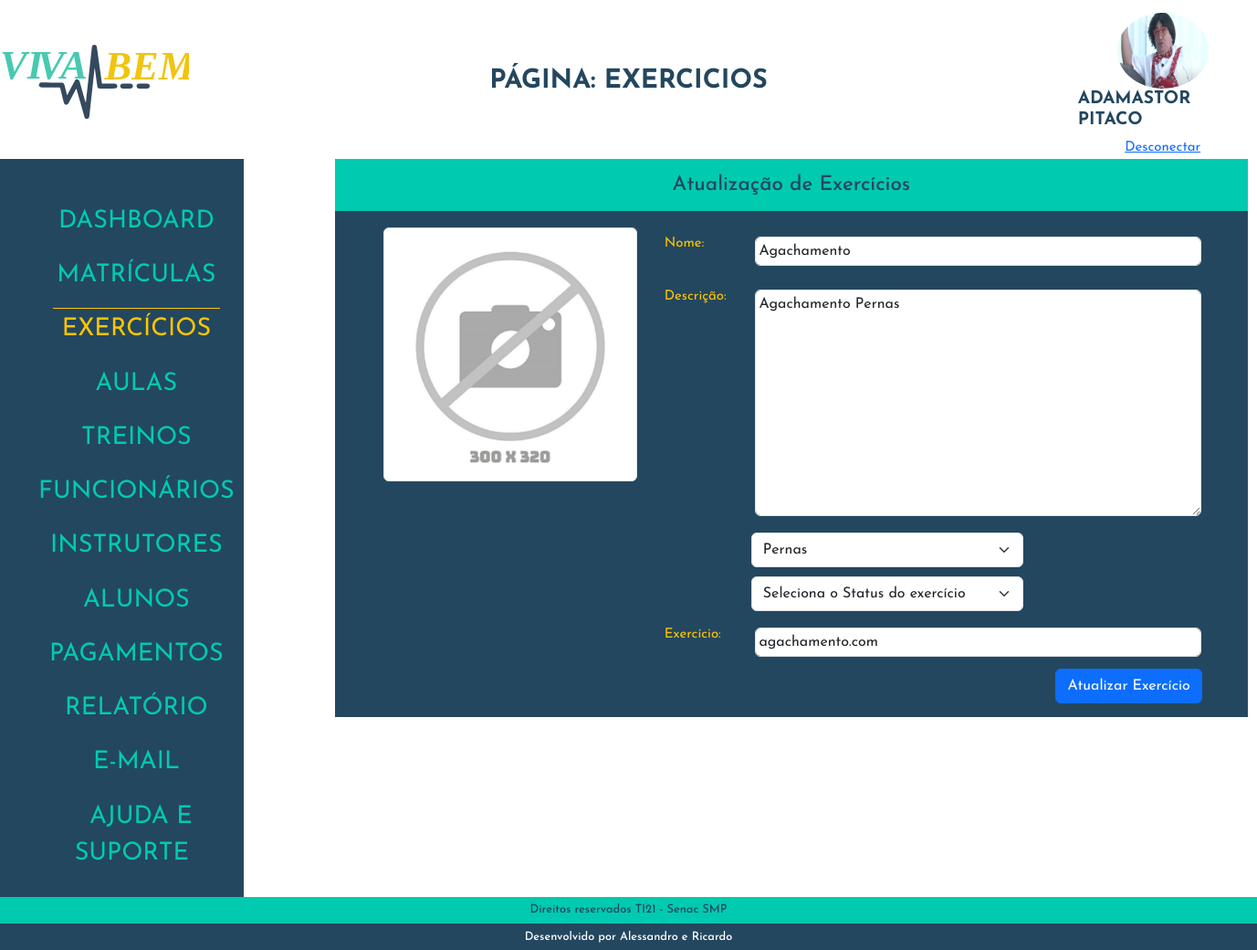
The app's page /admin/index.php?p=exercicios&e=atualizar&id=2 (signed in) with its own data.
### tables this page shows
CREATE TABLE `tblfuncionarios` (
  `idFuncionario` int(11) NOT NULL,
  `nomeFuncionario` varchar(50) NOT NULL,
  `altFuncionario` varchar(50) NOT NULL,
  `dataNascFuncionario` date NOT NULL,
  `cargoFuncionario` varchar(20) NOT NULL,
  `especialidadeFuncionario` varchar(20) NOT NULL,
  `emailFuncionario` varchar(80) DEFAULT NULL,
  `senhaFuncionario` varchar(20) NOT NULL,
  `nivelFuncionario` varchar(15) NOT NULL,
  `telefoneFuncionario` varchar(14) NOT NULL,
  `dataAdmissaoFuncionario` date NOT NULL,
  `statusFuncionario` varchar(10) NOT NULL,
  `fotoFuncionario` varchar(100) DEFAULT NULL,
  `linkFaceFuncionario` varchar(150) NOT NULL,
  `linkInstaFuncionario` varchar(150) NOT NULL,
  `linklinkedinFuncionario` varchar(150) NOT NULL,
  `linkWhatsFuncionario` varchar(150) NOT NULL
);

CREATE TABLE `tblexercicios` (
  `idExercicio` int(11) NOT NULL,
  `nomeExercicio` varchar(50) NOT NULL,
  `altExercicio` varchar(50) NOT NULL,
  `descricaoExercicio` varchar(30) NOT NULL,
  `grupoMuscularExercicio` varchar(30) NOT NULL,
  `statusExercicio` varchar(10) NOT NULL,
  `fotoExercicio` varchar(100) NOT NULL,
  `linkExercicio` varchar(150) NOT NULL
);

### admin/class/funcionario.php (called while the page is built, shortened)
<?php
class FuncionarioClass
{
    public $idFuncionario;
    public function __construct($id = false)
    {
        if ($id) {
            $this->idFuncionario = $id;
            $this->Carregar();
        }
    }
    public function Carregar()
    {
        $query = "SELECT * FROM  tblfuncionarios WHERE idFuncionario = " . $this->idFuncionario;
        $conn = Conexao::LigarConexao();
        $resultado = $conn->query($query);
        $lista = $resultado->fetchAll();
        foreach ($lista as $linha) {
            $this->nomeFuncionario = $linha['nomeFuncionario'];
            $this->fotoFuncionario = $linha['fotoFuncionario'];
        }
    }
   }

### admin/class/exercicios.php (called while the page is built, shortened)
<?php
class ExerciciosClass
{
    public $idExercicio;
    public function __construct($id = false)
    {
        if ($id) {
            $this->idExercicio = $id;
            $this->Carregar();
        }
    }
    public function Carregar()
    {
        $query = "SELECT * FROM  tblexercicios WHERE idExercicio = " . $this->idExercicio;
        $conn = Conexao::LigarConexao();
        $resultado = $conn->query($query);
        $lista = $resultado->fetchAll();
        foreach ($lista as $linha) {
            $this->nomeExercicio = $linha['nomeExercicio'];
            $this->grupoMuscularExercicio = $linha['grupoMuscularExercicio'];
            $this->descricaoExercicio = $linha['descricaoExercicio'];
            $this->linkExercicio = $linha['linkExercicio'];
        }
    }
}

### admin/index.php (the view, shortened to what this page needs)
<?php
if (isset($_SESSION['idAluno'])) {
    $id = $_SESSION['idAluno'];
    $tipoUsuario = 'aluno';
} elseif (isset($_SESSION['idFuncionario'])) {
    $tipoUsuario = 'funcionario';
} else {
    header("location: http://localhost/Projeto-Academia-Viva-Bem-Senac/admin/loginAdmin.php");
    exit;
}
$pagina = @$_GET['p'];
require_once('class/aluno.php');
require_once('class/funcionario.php');
if ($tipoUsuario === 'aluno') {
    $aluno = new AlunoClass($id);
    $usuario = $aluno;
} elseif ($tipoUsuario === 'funcionario') {
    $funcionario = new FuncionarioClass($id);
    $usuario = $funcionario;
}
?>
<!DOCTYPE html>
<html lang="pt-BR">
<head>
    <link rel="stylesheet" href="./css/reset.css">
    <link href="path/to/lightbox.css" rel="stylesheet" />
    <link href="https://cdn.jsdelivr.net/npm/bootstrap@5.3.2/dist/css/bootstrap.min.css" rel="stylesheet">
    <link rel="stylesheet" href="./css/estilo.css">
</head>
<body>
    <header class="topo">
        <h1>
            <img src="./img/logoVivaBem.svg" alt="Logo Viva Bem">
        </h1>
        <?php
        if ($pagina == '') {
            echo '<h2>Dashboard</h2>';
        } else {
            echo ('<h2>Página: ' . $pagina . '</h2>');
        }
        ?>
         <div class="identUser">
            <img src="../img/<?php echo $usuario->fotoAluno ?? $usuario->fotoFuncionario; ?>" alt="User">
            <h2><?php echo $usuario->nomeAluno ?? $usuario->nomeFuncionario; ?></h2>
            <a href="desconectar.php">Desconectar</a>
        </div>
    </header>
    <main>
        <div class="menu">
            <nav>
                <ul>
                    <li><a href="index.php?p=dashboard" class="<?php echo (($pagina == 'dashboard') ||  (@$pagina == '')) ? 'menuAtivo' : ''; ?>"> Dashboard </a></li>
                    <li><a href="index.php?p=matriculas" class="<?php echo ($pagina == 'matriculas') ? 'menuAtivo' : ''; ?>"> Matrículas </a></li>
                    <li><a href="index.php?p=exercicios" class="<?php echo ($pagina == 'exercicios') ? 'menuAtivo' : ''; ?>"> Exercícios </a></li>
                    <li><a href="index.php?p=aulas" class="<?php echo ($pagina == 'aulas') ? 'menuAtivo' : ''; ?>"> Aulas </a></li>
                    <li><a href="index.php?p=treino" class="<?php echo ($pagina == 'treino') ? 'menuAtivo' : ''; ?>"> Treinos </a></li>
                    <li><a href="index.php?p=funcionarios" class="<?php echo ($pagina == 'funcionarios') ? 'menuAtivo' : ''; ?>"> Funcionários </a></li>
                    <li><a href="index.php?p=instrutores" class="<?php echo ($pagina == 'instrutores') ? 'menuAtivo' : ''; ?>"> Instrutores </a></li>
                    <li><a href="index.php?p=aluno" class="<?php echo ($pagina == 'aluno') ? 'menuAtivo' : ''; ?>"> Alunos </a></li>
                    <li><a href="index.php?p=pagamento" class="<?php echo ($pagina == 'pagamento') ? 'menuAtivo' : ''; ?>"> Pagamentos </a></li>
                    <li><a href="index.php?p=relatorio" class="<?php echo ($pagina == 'relatorio') ? 'menuAtivo' : ''; ?>"> Relatório </a></li>
                    <li><a href="index.php?p=contato" class="<?php echo ($pagina == 'contato') ? 'menuAtivo' : ''; ?>"> E-mail </a></li>
                    <li><a href="index.php?p=ajuda" class="<?php echo ($pagina == 'ajuda') ? 'menuAtivo' : ''; ?>"> Ajuda e Suporte </a></li>
                </ul>
            </nav>
        </div>
        <div class="box">
            <?php
            switch ($pagina) {
                case 'exercicios':
                    require_once('exercicios/exercicios.php');
                    break;
            }
            ?>
        </div>
    </main>
    <footer class="rodape">
        <h2>Direitos reservados TI21 - Senac SMP</h2>
        <h2>Desenvolvido por Alessandro e Ricardo</h2>
    </footer>
</body>
</html>

### admin/exercicios/atualizar.php (shortened to what this page needs)
<?php
require_once("class/exercicios.php");
$exercicio = new ExerciciosClass($id);
?>
<h1 class="h1Geral"> Atualização de Exercícios</h1>
<div class="col-md-12">
    <form class="form-horizontal" action="index.php?p=exercicios&e=atualizar&id=<?php echo $exercicio->idExercicio ?> " method="POST" enctype="multipart/form-data">
        <div class="card-body">
            <div class="row">
                <div class="col-md-4">
                    <div class="form-group row">
                        <div class="img-dashboard">
                            <img src="img/sem-foto.jpg" class="img-thumbnail" alt="..." id="imgfoto">
                        </div>
                    </div>
                </div>
                <div class="col-md-8 form-dash">
                    <div class="form-group row">
                        <label for="nomeExercicio" class="col-sm-2 col-form-label">Nome:</label>
                        <div class="col-sm-10">
                            <input type="text" class="form-control" id="nomeExercicio" name="nomeExercicio" placeholder="Informe o nome do exercício:" value="<?php echo $exercicio->nomeExercicio; ?>">
                        </div>
                    </div>
                    <div class="form-group row">
                        <label for="descricaoExercicio" class="col-sm-2 col-form-label">Descrição:</label>
                        <div class="col-sm-10">
                            <textarea class="form-control" name="descricaoExercicio" id="descricaoExercicio" cols="30" rows="10" placeholder="Informe a descrição do exercício:"><?php echo $exercicio->descricaoExercicio; ?></textarea>
                        </div>
                    </div>
                    <div class="row">
                        <div class="form-group col-sm-6 offset-md-2">
                            <select class="form-select col-sm-2" aria-label="Default select example" id="grupoMuscularExercicio" name="grupoMuscularExercicio">
                                <option value="<?php echo $exercicio->nomeExercicio; ?>"><?php echo $exercicio->grupoMuscularExercicio; ?></option>
                            </select>
                        </div>
                        <div class="form-group col-sm-6 offset-md-2">
                            <select class="form-select col-sm-2" aria-label="Default select example" name="statusExercicio" >
                                <option selected="">Seleciona o Status do exercício</option>
                            </select>
                        </div>
                    </div>
                    <div class="form-group row">
                        <label for="linkExercicio" class="col-sm-2 col-form-label">Exercício:</label>
                        <div class="col-sm-10">
                            <input type="text" class="form-control" id="linkExercicio" name="linkExercicio" placeholder="Informe o Link Exercício:" value="<?php echo $exercicio->linkExercicio; ?>">
                        </div>
                    </div>
                    <div class="d-grid gap-2 d-md-flex justify-content-md-end">
                        <button type="submit" class="btn btn-primary">Atualizar Exercício</button>
                    </div>
                </div>
            </div>
        </div>
    </form>
</div>

### admin/css/estilo.css (style rules this page uses)
*, a, h1, h2, h3, h4 { font-family: 'Josefin Sans', sans-serif; font-size: 15px; }
body { display: flex; flex-direction: column; height: 100vh; width: 100%; }
.topo { display: flex; justify-content: space-between; margin-top: 1%; align-items: center; }
.topo h1 { text-align: center; width: 15%; }
.identUser { width: 100%; }
.identUser img { max-width: 100px; max-height: 90px; object-fit: cover; border-radius: 50%; }
.topo h2 { font-size: 1.8em; text-transform: uppercase; color: #23475f; font-weight: bold; }
.topo div { display: flex; flex-direction: column; align-items: center; width: 15%; }
.topo div img { width: 75%; }
.topo div h2 { margin-left: 5%; font-size: 1.2em; }
main { flex: 1; display: flex; }
.menu { background-color: #23475f; text-align: center; display: flex; }
.menu nav { margin-top: 15%; }
.menu nav ul li { padding: 4% 0; }
.menu nav ul li a { text-decoration: none; color: #00cab0; font-size: 1.8em; text-transform: uppercase; padding: 4% 10px; }
.menuAtivo { color: #ffc500 !important; border-top: solid 1px #ffc500; }
.box { margin: 0 100px; }
.rodape { text-align: center; }
.rodape h2 { font-size: .8em; margin-bottom: 0; }
.rodape h2:nth-child(1) { background: #00cab0; padding: .5% 0; color: #23475f; }
.rodape h2:nth-child(2) { background: #23475f; padding: .5% 0; color: #fff; }
form { display: flex; flex-direction: column; align-items: stretch; background: #23475f; width: 1000px; padding: 15px 50px; color: #ffc500; }
.form-control { padding: 3px; }
.col-sm-10 { padding: 10px; }
.form-group { padding: 3px; }
.col-sm-6 { padding: 5px; margin: 0px 105px; }
.h1Geral { text-align: center; color: #23475f; font-size: 1.5em; background: #00cab0; margin: 0; padding: 15px; }

### records on screen
tblfuncionarios: fotoFuncionario (picture), nomeFuncionario "ADAMASTOR PITACO"
tblexercicios: nomeExercicio "Agachamento", descricaoExercicio "Agachamento Pernas", grupoMuscularExercicio "Pernas", linkExercicio "agachamento.com"

### other values on screen
$pagina "EXERCICIOS"
